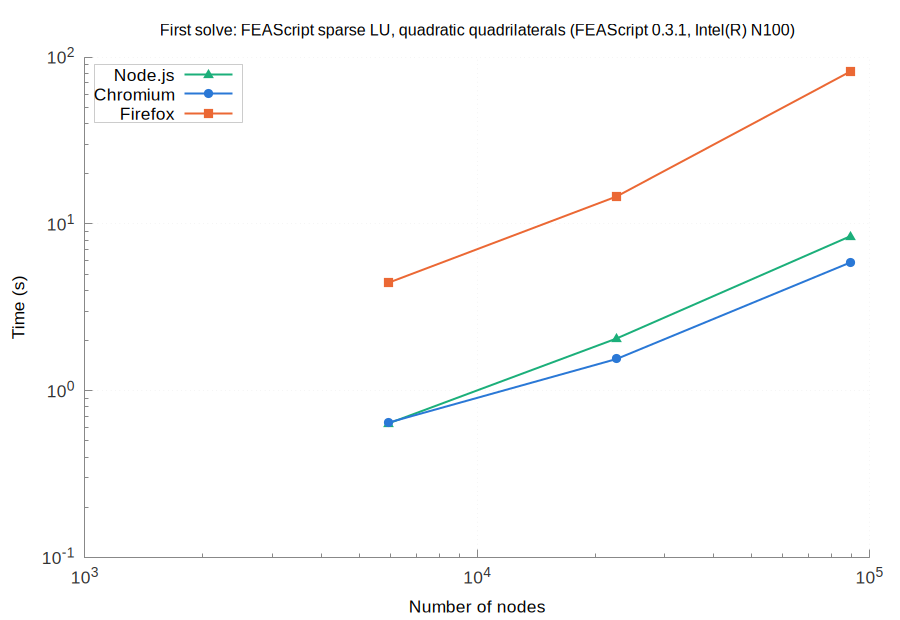

This chart was generated by the following gnuplot code:
set terminal pngcairo size 900,620 font 'Arial,13'
set border 3 lc rgb '#888888'; set tics nomirror tc rgb '#333333'
set grid lc rgb '#e6e6e6' lw 1; set key top left box lc rgb '#cccccc' opaque
set logscale xy; set format y '10^{%L}'; set format x '10^{%L}'
set output 'browsers_FEAScript_sparse_LU_quadratic_quadrilaterals_first.png'
set title 'First solve: FEAScript sparse LU, quadratic quadrilaterals (FEAScript 0.3.1, Intel(R) N100)' font 'Arial,12'
set xlabel 'Number of nodes'
set ylabel 'Time (s)'
plot 'browsers_FEAScript_sparse_LU_quadratic_quadrilaterals_first_node.dat' u 1:2 w lp lw 2 pt 9 ps 1.2 lc rgb '#1baf7a' t 'Node.js', \
     'browsers_FEAScript_sparse_LU_quadratic_quadrilaterals_first_chromium.dat' u 1:2 w lp lw 2 pt 7 ps 1.2 lc rgb '#2a78d6' t 'Chromium', \
     'browsers_FEAScript_sparse_LU_quadratic_quadrilaterals_first_firefox.dat' u 1:2 w lp lw 2 pt 5 ps 1.2 lc rgb '#eb6834' t 'Firefox'
